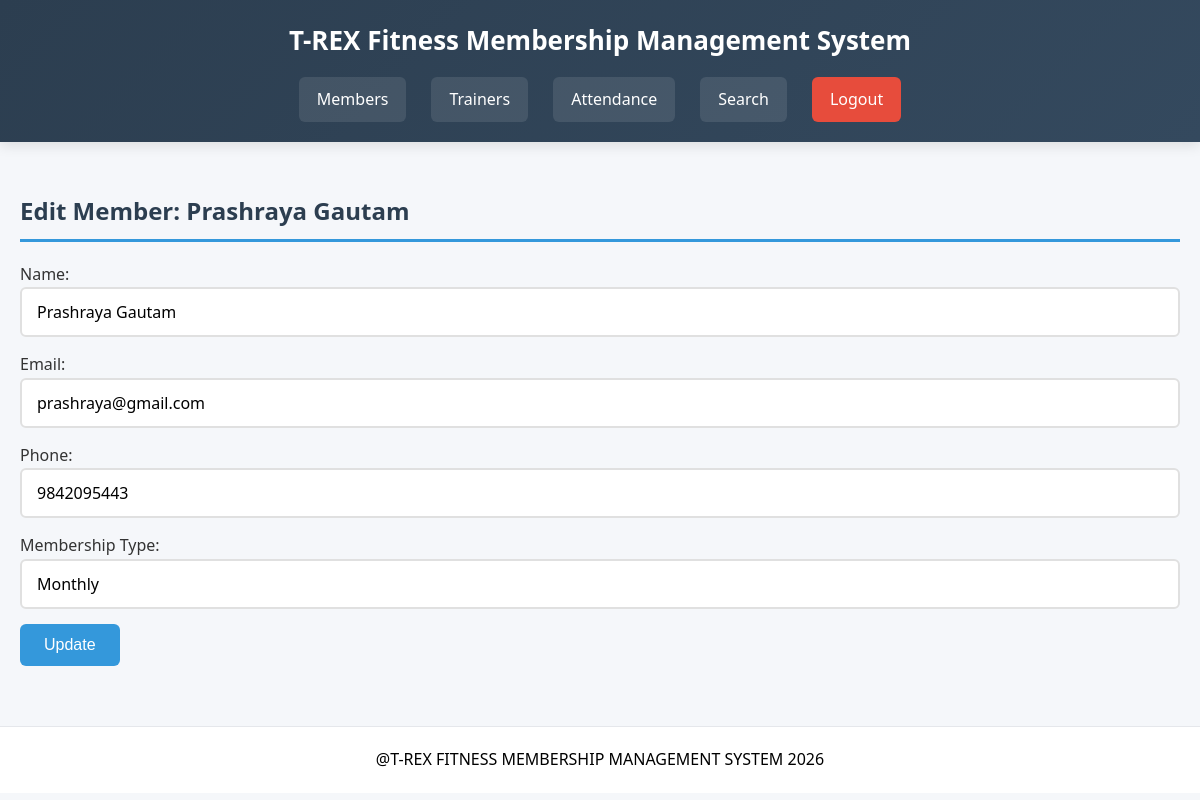
/edit_member.php?id=1 (signed in), run on the app's committed database.
### tables this page shows
CREATE TABLE IF NOT EXISTS members (
    member_id INT AUTO_INCREMENT PRIMARY KEY,
    name VARCHAR(100) NOT NULL,
    email VARCHAR(100) NOT NULL UNIQUE,
    phone VARCHAR(20) NOT NULL UNIQUE,
    membership_type VARCHAR(50) NOT NULL,
    start_date DATE NOT NULL,
    expiry_date DATE NOT NULL,
    status VARCHAR(20) NOT NULL
);

### public/edit_member.php (the view, shortened to what this page needs)
<?php
include "../config/db.php";
$id = (int)($_GET['id'] ?? 0);
$errors = [];
$stmt = $conn->prepare("SELECT name, email, phone, membership_type FROM members WHERE member_id = ?");
$stmt->bind_param("i", $id);
$stmt->execute();
$result = $stmt->get_result();
$row = $result->fetch_assoc();
$old_values = [
    'name' => $row['name'],
    'email' => $row['email'],
    'phone' => $row['phone'],
    'type' => $row['membership_type']
];
include "../includes/header.php";
?>
<h2>Edit Member: <?= htmlspecialchars($row['name']) ?></h2>
<form method="POST">
    <label>Name:<br>
        <input type="text" name="name" value="<?= htmlspecialchars($old_values['name']) ?>" required>
    </label><br>
    <label>Email:<br>
        <input type="email" name="email" id="email" value="<?= htmlspecialchars($old_values['email']) ?>" required>
        <?php if (isset($errors['email'])): ?><span class="validation-error"><?php echo htmlspecialchars($errors['email']); ?></span><?php endif; ?><br>
    </label>
    <label>Phone:<br>
        <input type="text" name="phone" id="phone" value="<?= htmlspecialchars($old_values['phone']) ?>" required>
        <?php if (isset($errors['phone'])): ?><span class="validation-error"><?php echo htmlspecialchars($errors['phone']); ?></span><?php endif; ?><br>
    </label>
    <label>Membership Type:<br>
        <select name="membership_type" required>
            <option value="Monthly" <?= $old_values['type'] == 'Monthly' ? 'selected' : '' ?>>Monthly</option>
        </select>
    </label><br>
    <button type="submit">Update</button>
</form>
<?php include "../includes/footer.php"; ?>

### assets/css/style.css (style rules this page uses)
* { margin: 0; padding: 0; box-sizing: border-box; }
body { font-family: 'Segoe UI', Tahoma, Geneva, Verdana, sans-serif; background: #f5f7fa; color: #333; line-height: 1.6; }
h2 { margin: 30px 0 20px; font-size: 24px; color: #2c3e50; border-bottom: 3px solid #3498db; padding-bottom: 8px; }
input, select, textarea { width: 100%; padding: 12px 15px; border: 2px solid #e0e0e0; border-radius: 6px; font-size: 16px; margin-bottom: 15px; transition: .3s; background: #fff; font-family: inherit; }
::placeholder { color: #95a5a6; }
select { appearance: none; background-repeat: no-repeat; background-position: right 15px center; padding-right: 40px; }
button, input[type="submit"], .button { background: #3498db; color: #fff; border: none; padding: 12px 24px; border-radius: 6px; font-size: 16px; cursor: pointer; transition: .3s; }

### data on the page
members: name "Prashraya Gautam", email "prashraya@gmail.com", phone "9842095443", membership_type "Monthly"
